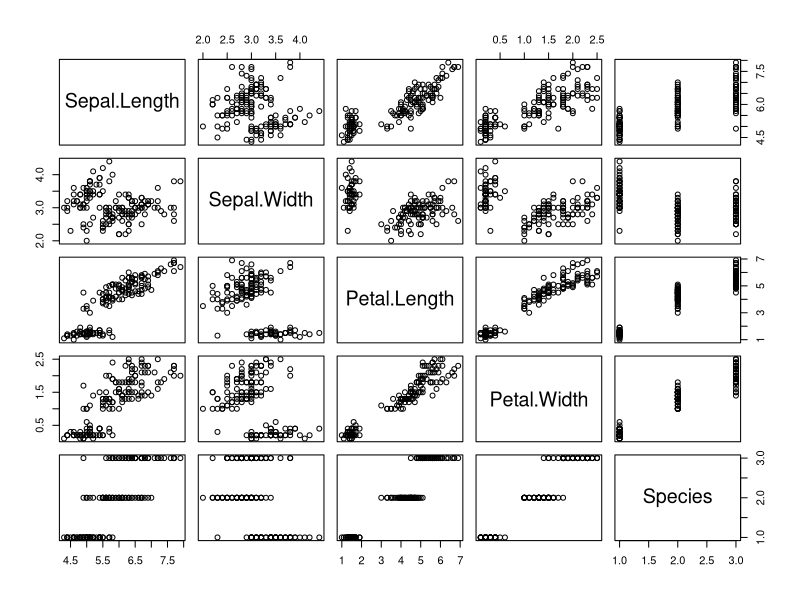
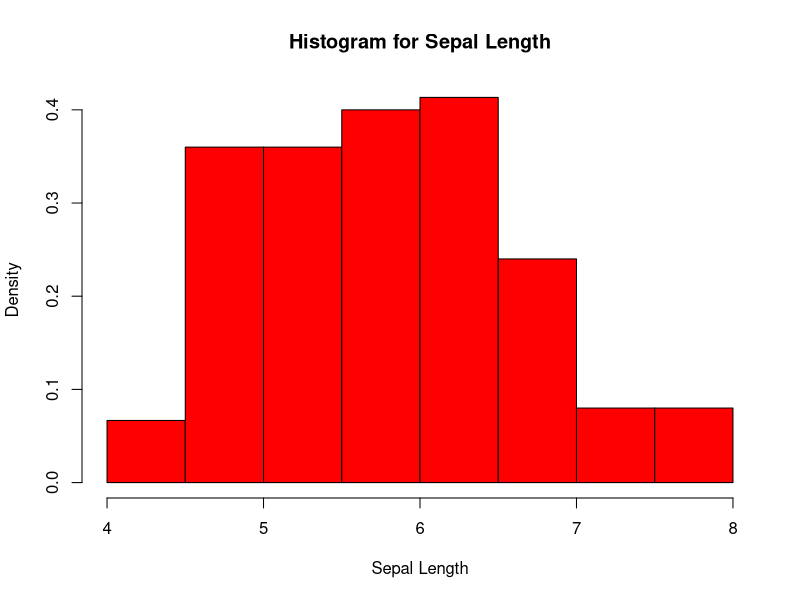
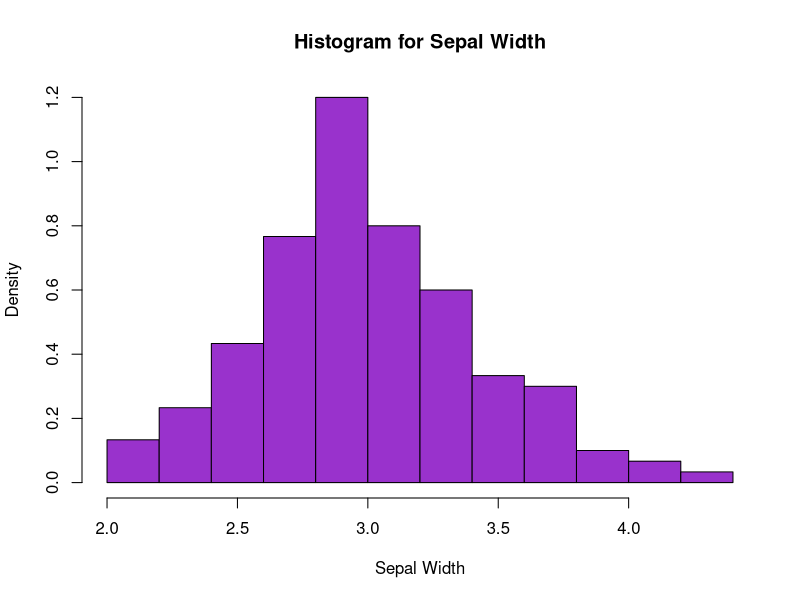
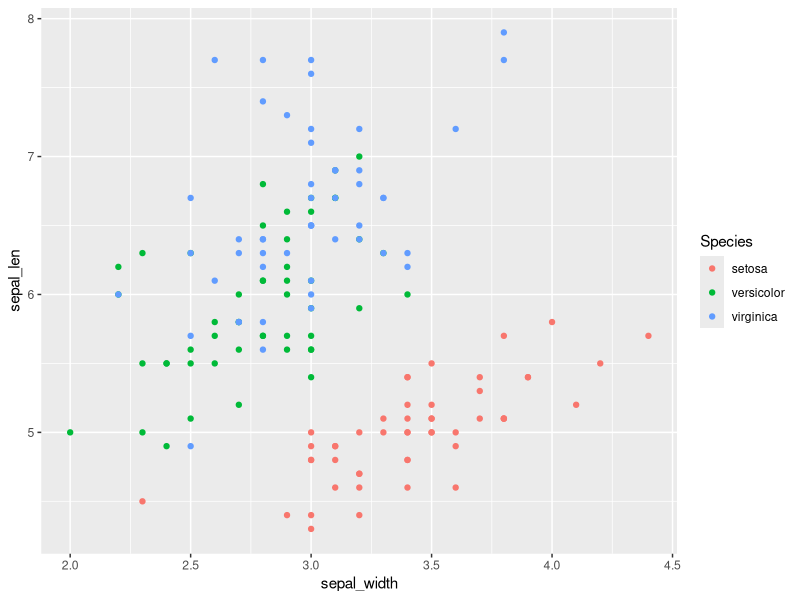

Reproduce these figures in R, in order.
## ---- chunk 1
datasets::iris
## ---- chunk 2
head(iris)
## ---- chunk 3
tail(iris)
## ---- chunk 4
str(iris)
## ---- chunk 5
summary(iris)
## ---- chunk 6
plot(iris)

## ---- chunk 7
sepal_len <- iris$Sepal.Length
hist(sepal_len, main= "Histogram for Sepal Length", xlab = "Sepal Length", xlim = c(4,8), col = "red", freq = FALSE)
## ---- chunk 8
sepal_width <- iris$Sepal.Width
hist(sepal_width, main = "Histogram for Sepal Width", xlab = "Sepal Width", col = "darkorchid", freq = FALSE)
## ---- chunk 9
library(ggplot2)
qplot(sepal_width,sepal_len, data = iris, color = Species)

